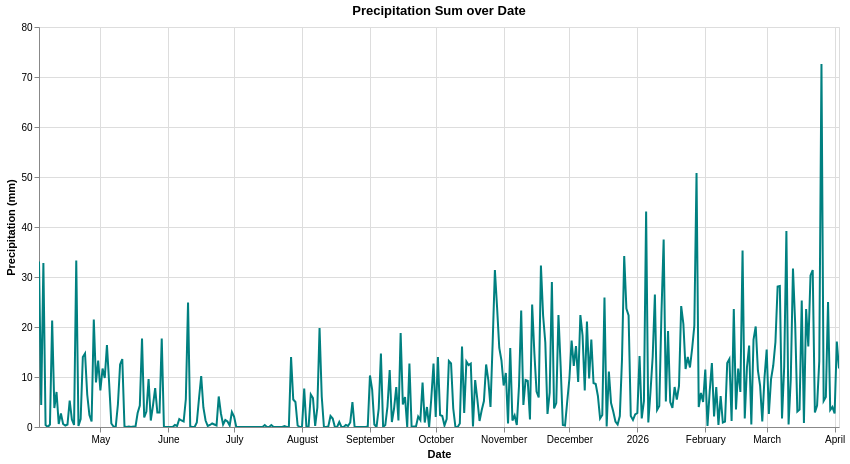

This figure's notebook cell:
### Code cell
# Ensure date is in datetime format (should already be, but safe to reconvert)
df['date'] = pd.to_datetime(df['date'])

precip_chart = alt.Chart(df).mark_line(color='teal').encode(
    x=alt.X('date:T', title='Date'),
    y=alt.Y('precipitation_sum:Q', title='Precipitation (mm)'),
    tooltip=['date:T', 'precipitation_sum:Q']
).properties(
    title='Precipitation Sum over Date',
    width=800,
    height=400
).interactive()

precip_chart

### Figure 1 — Vega-Lite specification as saved in the notebook (floating-point values rounded to 4 significant figures; data arrays with more than 128 entries replaced by an {"elided": "..."} marker saying what was removed)
{"config": {"view": {"continuousWidth": 300, "continuousHeight": 300}}, "data": {"name": "data-cb3a6d67d8d2fe71585a74507efa0462"}, "mark": {"type": "line", "color": "teal"}, "encoding": {"tooltip": [{"field": "date", "type": "temporal"}, {"field": "precipitation_sum", "type": "quantitative"}], "x": {"field": "date", "title": "Date", "type": "temporal"}, "y": {"field": "precipitation_sum", "title": "Precipitation (mm)", "type": "quantitative"}}, "height": 400, "params": [{"name": "param_1e9efca18e7a2868", "select": {"type": "interval", "encodings": ["x", "y"]}, "bind": "scales"}], "title": "Precipitation Sum over Date", "width": 800, "$schema": "https://vega.github.io/schema/vega-lite/v6.1.0.json", "datasets": {"data-cb3a6d67d8d2fe71585a74507efa0462": {"elided": "366 records"}}}
